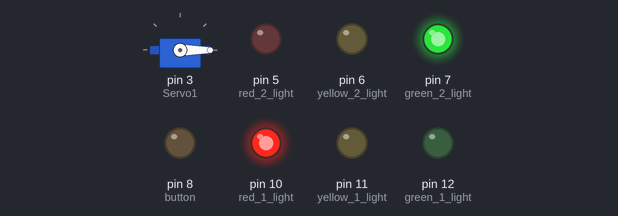
The sketch below on a simulated Arduino Uno, built with avr-gcc and run on an emulated ATmega328P. Parts: servo, output pins drawn as LEDs (lit = HIGH).

Above: at 0.05 s.
At 5.05 s:
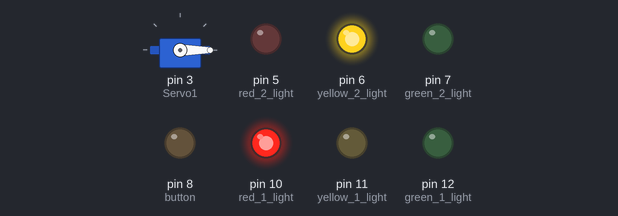
At 7.0 s:
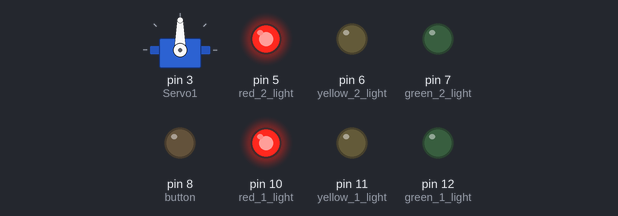
At 7.95 s:
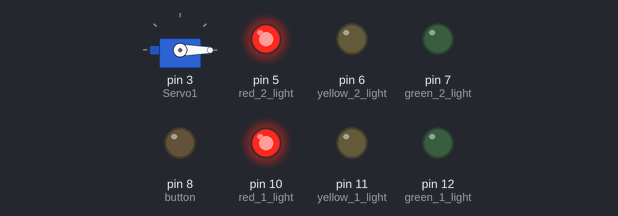
At 10.45 s:
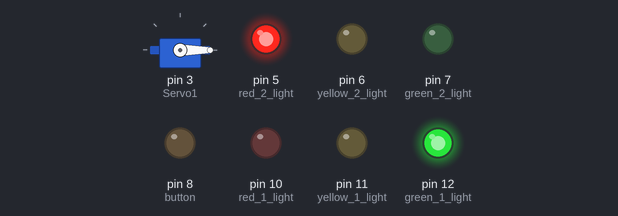
At 13.95 s:
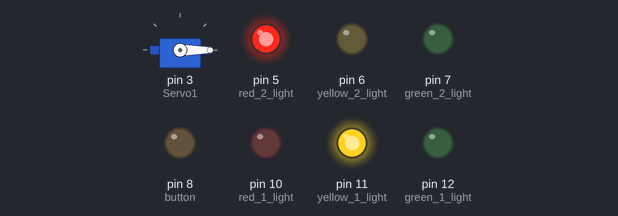
Timing chart, 0 to 18.2 s (numbered marks = the images above):
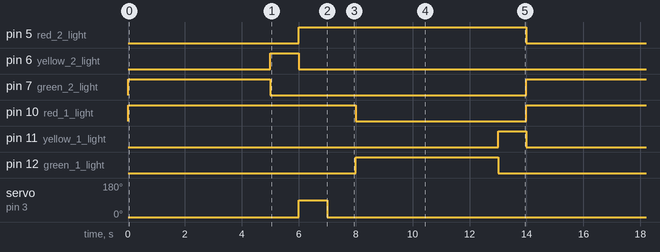

Measured:
- by itself, pin 5 (red_2_light), pin 10 (red_1_light): alternates HIGH for 8.0 s and LOW for 6.0 s
- by itself, pin 6 (yellow_2_light), pin 11 (yellow_1_light): alternates HIGH for 1.0 s and LOW for 13.0 s
- by itself, pin 7 (green_2_light), pin 12 (green_1_light): alternates HIGH for 5.0 s and LOW for 9.0 s
- by itself, servo on pin 3 (Servo1): alternates 90° for 1.0 s and 0° for 13.0 s

The sketch:

traffic_light_revised.ino
```cpp
#include <Servo.h>
Servo Servo1;


void setup() {
  // put your setup code here, to run once:
   pinMode(12, OUTPUT); // green 1 light
   pinMode(11, OUTPUT); // yellow 1 light
   pinMode(10, OUTPUT); // red 1 light
   pinMode(8, OUTPUT); // button
   pinMode(7, OUTPUT); // green 2 light
   pinMode(6, OUTPUT); // yellow 2 light
   pinMode(5, OUTPUT); // red 2 light

 Servo1.attach(3);
 Servo1.write(0);

}

void loop() {

digitalWrite(10, HIGH); // red 1 on
digitalWrite(7, HIGH); // green 2 on
  delay(5000); // wait 5 seconds
digitalWrite(6, HIGH); // yellow 2 on
digitalWrite(7, LOW); // green 2 off
  delay(1000); // wait 1 second

digitalWrite(6, LOW); // yellow 2 off
digitalWrite(5, HIGH); // red 2 on

if (digitalRead (8) == LOW) // if reads 8 as "low" ~ [then turn signal on]
{digitalWrite (4, HIGH); // signal light on

Servo1.write (90);
 delay(1000);
Servo1.write (0);

  delay(1000); // wait 3 seconds
digitalWrite (4, LOW); // signal light off
digitalWrite (3, HIGH);


}

digitalWrite(10, LOW); // red 1 off
digitalWrite(12, HIGH); // green 1 on

  delay(5000); // wait 5 seconds
digitalWrite(12, LOW); // green 1 off
digitalWrite(11, HIGH); // yellow 1 on
  delay(1000); // wait 1 second
digitalWrite(11, LOW); // yellow 1 off
digitalWrite(5, LOW); // red 2 off


}
```
